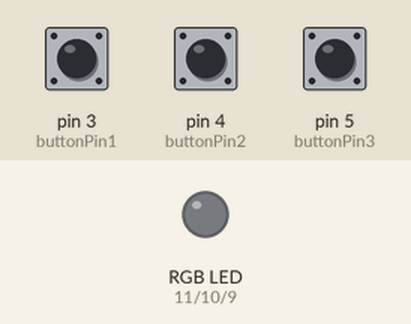
The sketch below on a simulated Arduino Uno, built with avr-gcc and run on an emulated ATmega328P. Parts: an RGB LED mixed from three pins (HIGH = lit). The inputs (shaded band) are chosen by the test bench; at power-on: pin 4 (buttonPin2) HIGH, pin 3 (buttonPin1) HIGH, pin 5 (buttonPin3) LOW. Dim RGB values are drawn brighter than linear.

Above: at 1.2 s.
1.3 s: pin 4 (buttonPin2) pulled LOW for 0.15 s
At 3.1 s:
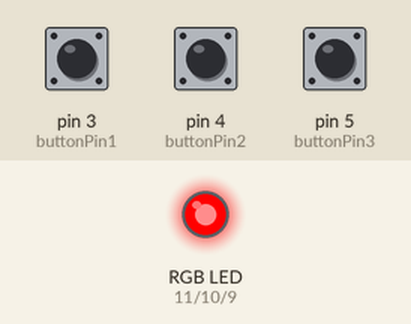
7.4 s: pin 3 (buttonPin1) pulled LOW for 3.2 s
12.2 s: pin 5 (buttonPin3) pulled HIGH for 0.15 s
At 12.7 s:
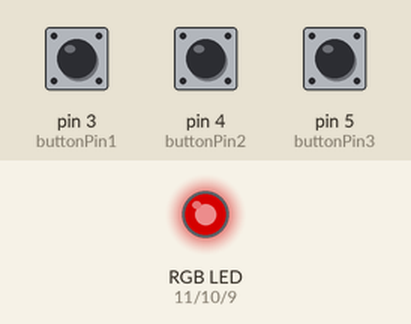
13.9 s: pin 3 (buttonPin1) pulled LOW for 0.15 s
At 14.5 s:
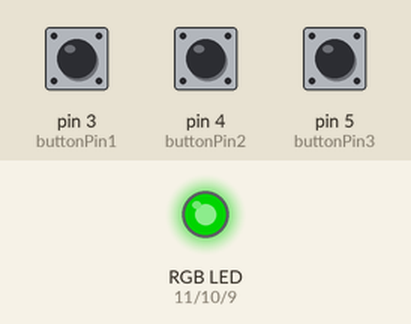
15.5 s: pin 4 (buttonPin2) pulled LOW for 1 s
At 18.3 s:
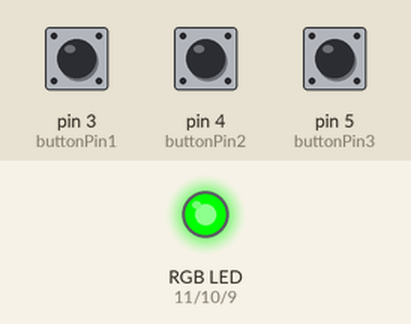
19.5 s: pin 5 (buttonPin3) driven HIGH
Timing chart, 0 to 25.0 s (numbered marks = the images above; inputs shaded):
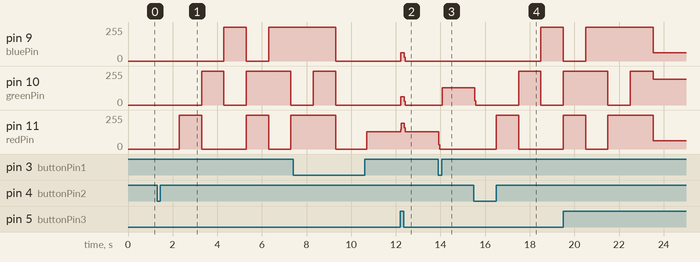

Measured:
- after the input at 1.3 s, pin 9 (bluePin): 0/255 → 255/255 after 3.0 s, → 0/255 1.0 s later, → 255/255 1.0 s later; pin 10 (greenPin): 0/255 → 255/255 after 2.0 s, → 0/255 1.0 s later, → 255/255 1.0 s later, → 0/255 2.0 s later; pin 11 (redPin): goes 255/255 1.0 s, 0/255 2.0 s, 255/255 1.0 s, 0/255 1.0 s, then 255/255, starting after 1.0 s
- after the input at 12.2 s, pin 9 (bluePin), pin 10 (greenPin): 0/255 → 61/255 at once, → 0/255 0.16 s later; pin 11 (redPin): 131/255 → 194/255 at once, → 131/255 0.16 s later
- after the input at 13.9 s, pin 10 (greenPin): 0/255 → 130/255 after 0.19 s; pin 11 (redPin): 131/255 → 0/255 at once
- after the input at 15.5 s, pin 9 (bluePin): 0/255 → 255/255 after 3.0 s; pin 10 (greenPin): 130/255 → 0/255 at once, → 255/255 2.0 s later, → 0/255 1.0 s later; pin 11 (redPin): 0/255 → 255/255 after 1.0 s, → 0/255 1.0 s later

The sketch:

lab3.ino
```cpp
/*
SparkFun Inventor's Kit
Example sketch 05

PUSH BUTTONS

  Use pushbuttons for digital input

This sketch was written by SparkFun Electronics,
with lots of help from the Arduino community.
This code is completely free for any use.
Visit http://learn.sparkfun.com/products/2 for SIK information.
Visit http://www.arduino.cc to learn about the Arduino.

*/


// First we'll set up constants for the pin numbers.
// This will make it easier to follow the code below.

 // pushbutton pin
 const int buttonPin1 = 3;//change color
 const int buttonPin2 = 4;//change speed
 const int buttonPin3 = 5;//onoff

 //RGB LED pins
 const int redPin = 11;
 const int greenPin = 10;
 const int bluePin = 9;

int stateLED = LOW;
int previous = LOW;

//create a variable to store a counter and set it to 0
int counter = 0;
void setup()
{
  // Set up the pushbutton pins to be an input:
  pinMode(buttonPin1, INPUT);
  pinMode(buttonPin2, INPUT);
  pinMode(buttonPin3, INPUT);

  // Set up the RGB pins to be an outputs:
  pinMode(redPin, OUTPUT);
  pinMode(greenPin,OUTPUT);
  pinMode(bluePin,OUTPUT);

}


void loop()
{
 // local variable to hold the pushbutton states
  int buttonState1;
  int buttonState2;
  int buttonState3;

  //read the digital state of buttonPin with digitalRead() function and store the           //value in buttonState variable
  buttonState1 = digitalRead(buttonPin1);

  //if the button is pressed increment counter and wait a tiny bit to give us some          //time to release the button
  if (buttonState1 == LOW) // light the LED
  {
    counter++;
    delay(150);
  }

  //use the if satement to check the value of counter. If counter is equal to 0 all         //pins are off
  if(counter == 0)
  {
   digitalWrite(redPin,LOW);
   digitalWrite(greenPin,LOW);
   digitalWrite(bluePin,LOW);
  }

  //else if counter is equal to 1, redPin is HIGH
  else if(counter == 1)
  {
   digitalWrite(redPin,HIGH);
   digitalWrite(greenPin,LOW);
   digitalWrite(bluePin,LOW);
  }

  //else if counter is equal to 2 greenPin is HIGH
  else if(counter ==2)
  {
   digitalWrite(redPin,LOW);
   digitalWrite(greenPin,HIGH);
   digitalWrite(bluePin,LOW);
  }

  //else if counter is equal to 3 bluePin is HIGH
  else if(counter ==3)
  {
   digitalWrite(redPin,LOW);
   digitalWrite(greenPin,LOW);
   digitalWrite(bluePin,HIGH);
  }

  //else reset the counter to 0 (which turns all pins off)
  else
  {
   counter =0;
  }


  buttonState2 = digitalRead(buttonPin2);
  if (buttonState2 == LOW) // light the LED
  {
    mainColors();
  }


 buttonState3 = digitalRead(buttonPin3);
 if(buttonState3 == HIGH ) {
    if(stateLED == HIGH){
      stateLED = LOW;
    } else {
       stateLED = HIGH;
    }

  }
  digitalWrite(redPin, stateLED);
  digitalWrite(greenPin, stateLED);
  digitalWrite(bluePin, stateLED);


}


// Here's the mainColors() custom function we've written.
void mainColors()
{
// Off (all LEDs off):
digitalWrite(redPin, LOW);
digitalWrite(greenPin, LOW);
digitalWrite(bluePin, LOW);

//wait 1 second
delay(1000);

// Red (turn just the red LED on):
digitalWrite(redPin, HIGH);
digitalWrite(greenPin, LOW);
digitalWrite(bluePin, LOW);

//wait 1 seconds
delay(1000);

// Green (turn just the green LED on):
digitalWrite(redPin, LOW);
digitalWrite(greenPin, HIGH);
digitalWrite(bluePin, LOW);

//wait 1 second
delay(1000);

// Blue (turn just the blue LED on):
digitalWrite(redPin, LOW);
digitalWrite(greenPin, LOW);
digitalWrite(bluePin, HIGH);

//wait 1 second
delay(1000);

// Yellow (turn red and green on):
digitalWrite(redPin, HIGH);
digitalWrite(greenPin, HIGH);
digitalWrite(bluePin, LOW);

//wait 1 second
delay(1000);

// Cyan (turn green and blue on):
digitalWrite(redPin, LOW);
digitalWrite(greenPin, HIGH);
digitalWrite(bluePin, HIGH);

//wait 1 second
delay(1000);

// Purple (turn red and blue on):
digitalWrite(redPin, HIGH);
digitalWrite(greenPin, LOW);
digitalWrite(bluePin, HIGH);

//wait 1 second
delay(1000);

// White (turn all the LEDs on):
digitalWrite(redPin, HIGH);
digitalWrite(greenPin, HIGH);
digitalWrite(bluePin, HIGH);

//wait 1 second
delay(1000);
}
```
